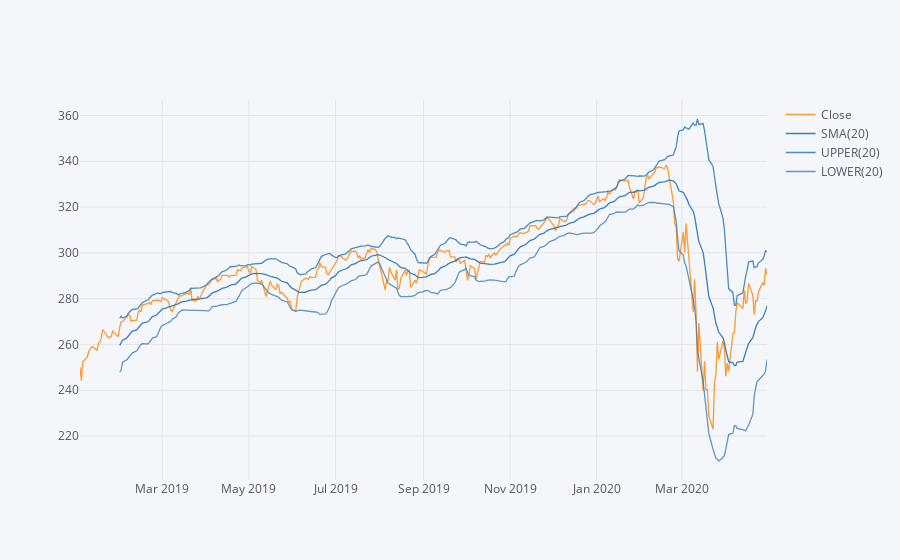

Notebook code cell kept with this figure:
### Markdown cell above
Use .ta_plot(study='boll') to create a [Bollinger Band Plot](https://www.investopedia.com/terms/b/bollingerbands.asp). This link is a pretty good understanding of the principles behind Bollinger Band Plots. I am primarily using this plot to understand undersold vs. oversold stocks. Here's another good [link](https://www.investopedia.com/articles/technical/102201.asp)

### Code cell
# Create Bollinger Band Plots 

# User input ticker of interest
ticker = "SPY"
start_date = '2019-01-01'
end_date = '2020-04-30'
each_df[ticker]['Close'].loc[start_date:end_date].ta_plot(study='boll', periods=20,boll_std=2)

### Figure 1 — Plotly figure (JSON) as saved in the notebook; plotly's stock layout.template omitted (floating-point values rounded to 4 significant figures; data arrays with more than 128 entries replaced by an {"elided": "..."} marker saying what was removed)
{"data": [{"line": {"color": "rgba(255, 153, 51, 1.0)", "dash": "solid", "shape": "linear", "width": 1.3}, "mode": "lines", "name": "Close", "text": "", "type": "scatter", "x": {"elided": "335 str values"}, "y": {"elided": "335 float values"}}, {"line": {"color": "rgba(55, 128, 191, 1.0)", "dash": "solid", "shape": "linear", "width": 1.3}, "mode": "lines", "name": "SMA(20)", "text": "", "type": "scatter", "x": {"elided": "335 str values"}, "y": {"elided": "335 mixed values"}}, {"line": {"color": "rgba(55, 128, 191, 0.8999999999999999)", "dash": "solid", "shape": "linear", "width": 1.3}, "mode": "lines", "name": "UPPER(20)", "text": "", "type": "scatter", "x": {"elided": "335 str values"}, "y": {"elided": "335 mixed values"}}, {"line": {"color": "rgba(55, 128, 191, 0.7999999999999998)", "dash": "solid", "shape": "linear", "width": 1.3}, "mode": "lines", "name": "LOWER(20)", "text": "", "type": "scatter", "x": {"elided": "335 str values"}, "y": {"elided": "335 mixed values"}}], "layout": {"legend": {"bgcolor": "#F5F6F9", "font": {"color": "#4D5663"}}, "paper_bgcolor": "#F5F6F9", "plot_bgcolor": "#F5F6F9", "title": {"font": {"color": "#4D5663"}}, "xaxis": {"gridcolor": "#E1E5ED", "showgrid": true, "tickfont": {"color": "#4D5663"}, "title": {"font": {"color": "#4D5663"}, "text": ""}, "zerolinecolor": "#E1E5ED"}, "yaxis": {"gridcolor": "#E1E5ED", "showgrid": true, "tickfont": {"color": "#4D5663"}, "title": {"font": {"color": "#4D5663"}, "text": ""}, "zerolinecolor": "#E1E5ED"}}}
